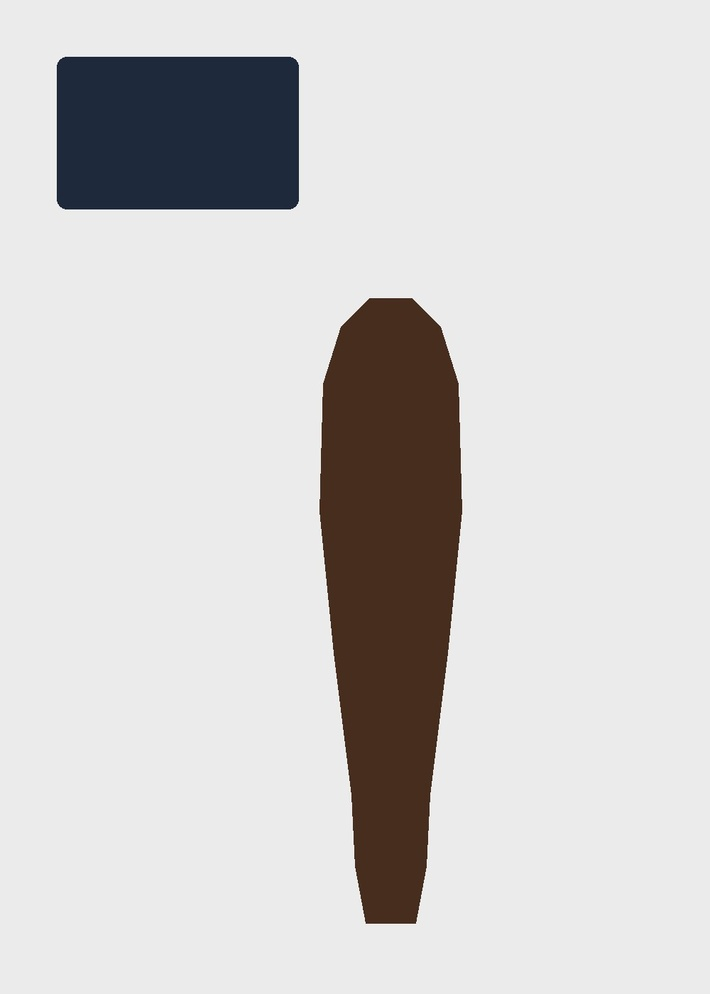
#> input picture assets/example_scan.jpg, 710 x 994 px, shrunk from 1000 x 1400 before the run
$ python -i vision.py   (imports and definitions only)
#> lines starting #> are read from the running program, lines starting #| are printed output that depends on the picture; after the words box and inside, x2 and y2 are one past the last pixel; in counts of white or black regions, pixels touching at a corner belong together
"""
vision.py
Foot photo analysis.

HONEST NOTE ON ACCURACY:
A single 2D photo can never give lab-grade measurements — there's no depth
information, and results depend on the phone's lens and how flat the foot
and camera are. What we CAN do reliably is give an accurate *relative*
measurement, by calibrating pixels-to-millimeters using an object of known,
fixed size in the same photo (a standard ID/credit/debit card: 85.60mm x
53.98mm — the ISO/IEC 7810 ID-1 size used worldwide). This turns "guessing
a plausible number" into "measuring against a ruler that happens to be a
card," which is the same trick many foot-sizing apps use.

If no card is detected, we fall back to asking the user for a known
foot length (e.g. from a ruler or a shoe insole) to calibrate instead.
Both paths are clearly labelled in the UI so the person knows which
measurement they're getting.
"""

import cv2
import numpy as np

# ISO/IEC 7810 ID-1 card size (credit card, driver's license, etc.)
CARD_WIDTH_MM = 85.60
CARD_HEIGHT_MM = 53.98
CARD_ASPECT = CARD_WIDTH_MM / CARD_HEIGHT_MM  # ~1.586


def _contours_from(pil_image):
    img_rgb = np.array(pil_image.convert("RGB"))
    img = cv2.cvtColor(img_rgb, cv2.COLOR_RGB2BGR)
    gray = cv2.cvtColor(img, cv2.COLOR_BGR2GRAY)
    blurred = cv2.GaussianBlur(gray, (5, 5), 0)
    _, thresh = cv2.threshold(blurred, 0, 255, cv2.THRESH_BINARY_INV + cv2.THRESH_OTSU)
    contours, _ = cv2.findContours(thresh, cv2.RETR_EXTERNAL, cv2.CHAIN_APPROX_SIMPLE)
    return contours, img.shape[:2]


def _find_card_contour(contours, aspect_tolerance=0.12):
    """
    Finds the best card-shaped contour among a set of contours. Returns
    (contour, long_side_px, short_side_px, area) or None. Shared by
    detect_reference_card() and analyze_foot_contour() so both use the
    exact same identification of "which contour is the card" — this is
    what lets the foot-detection step correctly exclude it.
    """
    best = None
    for c in contours:
        area = cv2.contourArea(c)
        if area < 500:
            continue
        rect = cv2.minAreaRect(c)
        (rw, rh) = rect[1]
        if rw == 0 or rh == 0:
            continue
        long_side, short_side = max(rw, rh), min(rw, rh)
        ratio = long_side / short_side
        if abs(ratio - CARD_ASPECT) / CARD_ASPECT <= aspect_tolerance:
            if best is None or area > best[3]:
                best = (c, long_side, short_side, area)
    return best


# [89 lines left out: functions detect_reference_card, analyze_foot_contour, not called in this run]


def annotate_detection(pil_image, px_per_mm: float = None, known_length_mm: float = None):
    """
    Returns a copy of the image with the detected card (green) and detected
    foot (blue) outlined, so the person can visually confirm the app found
    the right things — instead of trusting an opaque number. This directly
    addresses a real failure mode: a heuristic detector can be confident
    and wrong (e.g. matching a shadow or an unrelated edge), and a visual
    check catches that instantly in a way a plain number never can.
    """
    img_rgb = np.array(pil_image.convert("RGB")).copy()
    img = cv2.cvtColor(img_rgb, cv2.COLOR_RGB2BGR)

    contours, _ = _contours_from(pil_image)
    card = _find_card_contour(contours)
    if card:
        card_contour = card[0]
        cv2.drawContours(img, [card_contour], -1, (0, 200, 0), 3)  # green = detected card
        cv2.putText(img, "CARD", tuple(card_contour[0][0]), cv2.FONT_HERSHEY_SIMPLEX, 0.8, (0, 200, 0), 2)

    foot_candidates = [c for c in contours if card is None or not np.array_equal(c, card[0])]
    if foot_candidates:
        foot_contour = max(foot_candidates, key=cv2.contourArea)
        cv2.drawContours(img, [foot_contour], -1, (255, 100, 0), 3)  # blue = detected foot
        x, y, w, h = cv2.boundingRect(foot_contour)
        cv2.putText(img, "FOOT", (x, max(y - 10, 20)), cv2.FONT_HERSHEY_SIMPLEX, 0.8, (255, 100, 0), 2)

    from PIL import Image as PILImage
    annotated_rgb = cv2.cvtColor(img, cv2.COLOR_BGR2RGB)
    return PILImage.fromarray(annotated_rgb)


# [43 lines left out: functions mm_to_us_shoe_size, foot_length_to_sizes, not called in this run]

>>> from PIL import Image
>>> picture = Image.open('assets/example_scan.jpg')
#> picture is the input picture: PIL image 710x994 RGB; mean R, G, B 208.6, 206.8, 206.3
>>> result = annotate_detection(picture)
#> in _contours_from, `gray = cv2.cvtColor(img, cv2.COLOR_BGR2GRAY)`:
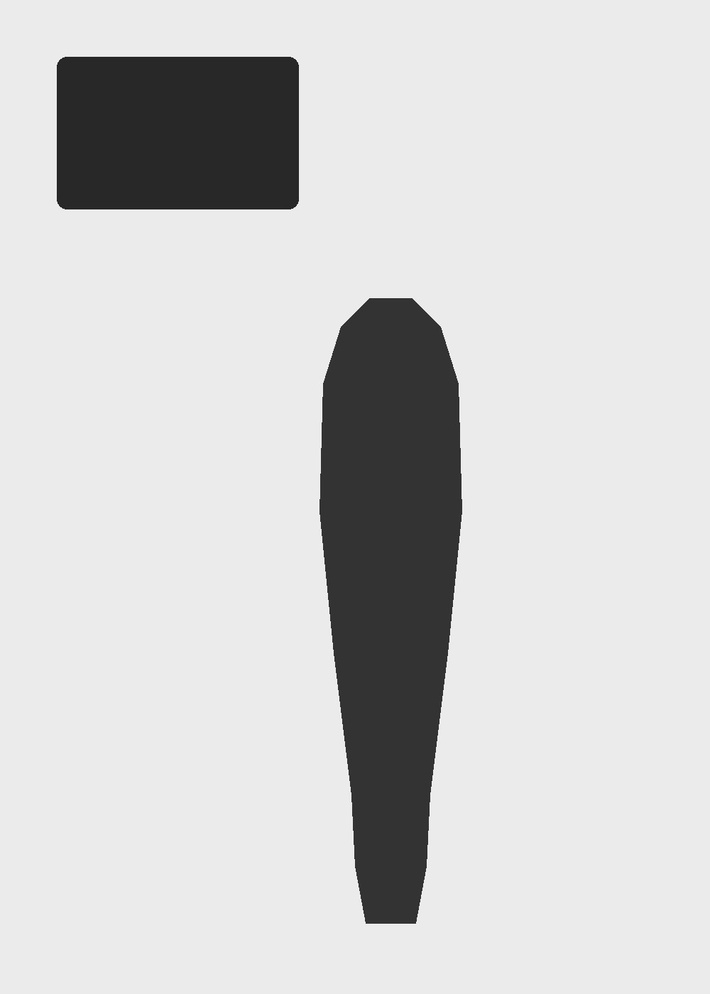
#> gray: shape (994, 710); min 14, max 254, mean 207.3
#> in _contours_from, `_, thresh = cv2.threshold(blurred, 0, 255, cv2.THRESH_BINARY_INV + cv2..`:
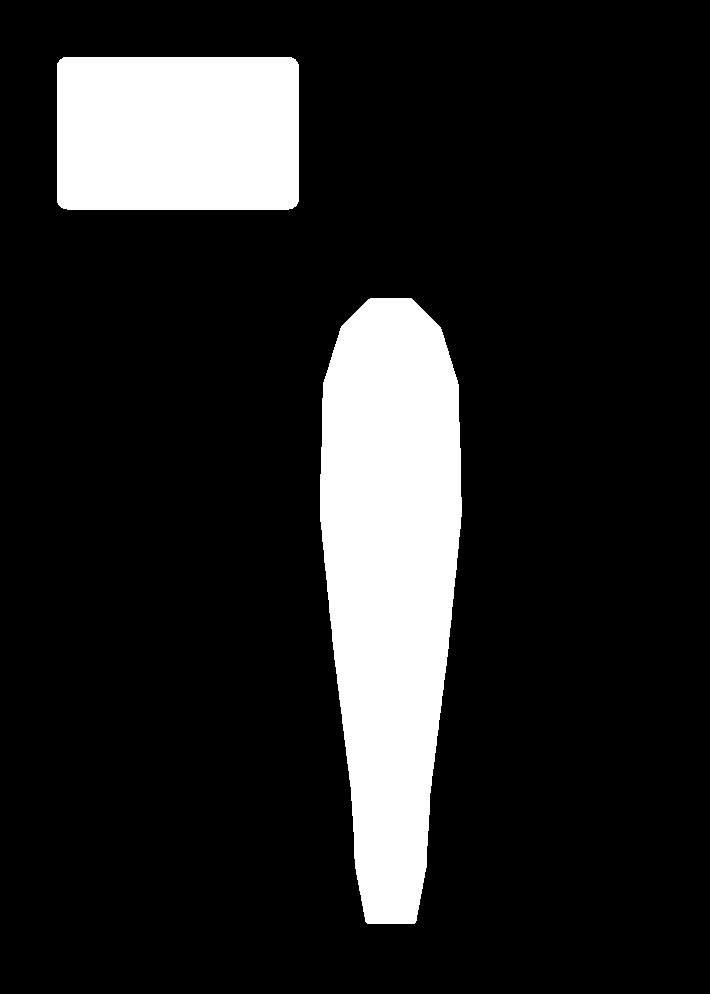
#> thresh: shape (994, 710); 14.8% white; 2 white regions
#> in _contours_from, `contours, _ = cv2.findContours(thresh, cv2.RETR_EXTERNAL, cv2.CHAIN_AP..`: contours = 2 contours; box (x1, y1, x2, y2) and area: (320, 298, 462, 924) 66600, (57, 57, 299, 210) 36545
#> the loop in _find_card_contour, `for c in contours:` made 2 passes
#> (area, rect, rw, rh, long_side, short_side, ratio) on passes 1 to 2: (66599.5, ((390.5, 610.5), (625, 141), -90), 625, 141, 625, 141, 4.43), (36545, ((177.5, 133), (152, 241), -90), 152, 241, 241, 152, 1.59)
#> after the loop in _find_card_contour, `for c in contours:`: best = 4 items, first 4: contour of 33 points, box (x1, y1, x2, y2) (57, 57, 299, 210), area 36545, 241, 152, 36545
#> in annotate_detection, `card = _find_card_contour(contours)`: card has the same summary as best in _find_card_contour
#> in annotate_detection, `card_contour = card[0]`: card_contour = contour of 33 points, box (x1, y1, x2, y2) (57, 57, 299, 210), area 36545
#> in annotate_detection, `foot_candidates = [c for c in contours if card is None or not np.array..`: foot_candidates = 1 contour; box (x1, y1, x2, y2) and area: (320, 298, 462, 924) 66600
#> in annotate_detection, `foot_contour = max(foot_candidates, key=cv2.contourArea)`: foot_contour = contour of 276 points, box (x1, y1, x2, y2) (320, 298, 462, 924), area 66600
#> in annotate_detection, `x, y, w, h = cv2.boundingRect(foot_contour)`: x = 320; y = 298; w = 142; h = 626
#> in annotate_detection, `cv2.putText(img, "FOOT", (x, max(y - 10, 20)), cv2.FONT_HERSHEY_SIMPLE..`:
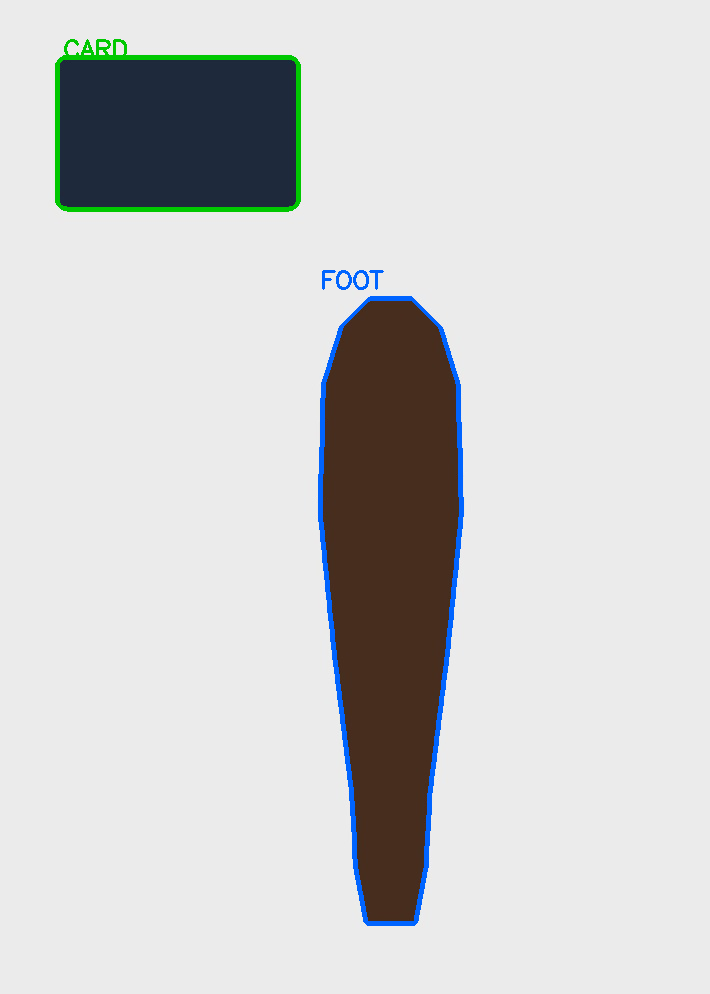
#> img: shape (994, 710, 3); mean B, G, R 206.8, 206.9, 206.4
